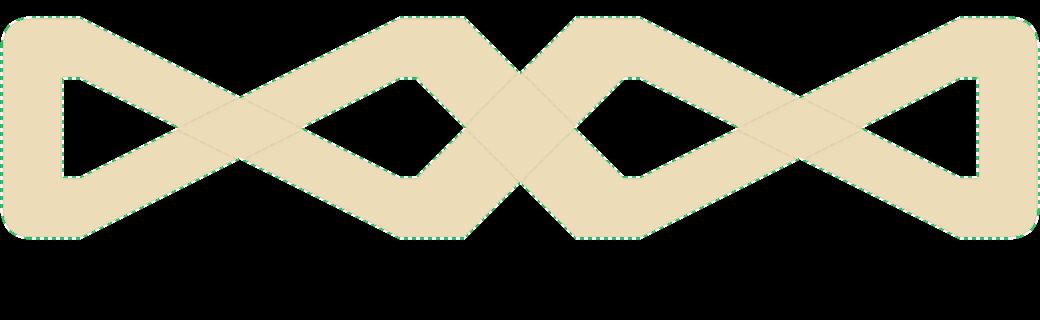

The image is a tile-based game level rendered from a .tmx file. Its description and complete source (layers, tilesets, objects, tile grids) follow:
An orthogonal 65x20 tile map with 16x16 px tiles, 1 tile layer (Road) and 4 objects.

<map version="1.9" tiledversion="1.9.2" orientation="orthogonal" renderorder="right-down" width="65" height="20" tilewidth="16" tileheight="16" infinite="0" nextlayerid="3" nextobjectid="6">
 <tileset firstgid="1" name="RoadTileset" tilewidth="16" tileheight="16" tilecount="396" columns="22">
  <image source="map_tileset.png" width="352" height="288" />
 </tileset>
 <layer id="1" name="Road" width="65" height="20">
  <data encoding="csv">
0,0,0,0,0,0,0,0,0,0,0,0,0,0,0,0,0,0,0,0,0,0,0,0,0,0,0,0,0,0,0,0,0,0,0,0,0,0,0,0,0,0,0,0,0,0,0,0,0,0,0,0,0,0,0,0,0,0,0,0,0,0,0,0,0,
231,209,314,314,314,33,11,0,0,0,0,0,0,0,0,0,0,0,0,0,0,0,0,77,55,314,314,314,314,285,0,0,0,0,0,284,314,314,314,314,33,11,0,0,0,0,0,0,0,0,0,0,0,0,0,0,0,0,77,55,314,314,314,187,165,
230,318,318,318,318,318,10,33,11,0,0,0,0,0,0,0,0,0,0,0,0,77,55,76,318,318,318,318,318,197,285,0,0,0,284,198,318,318,318,318,318,10,33,11,0,0,0,0,0,0,0,0,0,0,0,0,77,55,76,318,318,318,318,318,164,
340,318,318,318,318,318,318,318,10,33,11,0,0,0,0,0,0,0,0,77,55,76,318,318,318,318,318,318,318,318,197,285,0,284,198,318,318,318,318,318,318,318,318,10,33,11,0,0,0,0,0,0,0,0,77,55,76,318,318,318,318,318,318,318,296,
340,318,318,208,317,32,318,318,318,318,10,33,11,0,0,0,0,77,55,76,318,318,318,318,54,317,186,318,318,318,318,131,286,132,318,318,318,318,219,317,32,318,318,318,318,10,33,11,0,0,0,0,77,55,76,318,318,318,318,54,317,186,318,318,296,
340,318,318,296,0,31,9,32,318,318,318,318,10,33,11,77,55,76,318,318,318,318,54,75,53,0,263,220,318,318,153,176,318,175,154,318,318,219,264,0,31,9,32,318,318,318,318,10,33,11,77,55,76,318,318,318,318,54,75,53,0,340,318,318,296,
340,318,318,296,0,0,0,31,9,32,318,318,318,107,86,87,110,318,318,318,54,75,53,0,0,0,0,263,220,153,176,318,318,318,175,154,219,264,0,0,0,0,31,9,32,318,318,318,107,86,87,110,318,318,318,54,75,53,0,0,0,340,318,318,296,
340,318,318,296,0,0,0,0,0,31,9,21,108,85,318,318,19,109,20,75,53,0,0,0,0,0,0,0,263,374,318,318,318,318,318,373,264,0,0,0,0,0,0,0,31,9,21,108,85,318,318,19,109,20,75,53,0,0,0,0,0,340,318,318,296,
340,318,318,296,0,0,0,0,0,77,55,43,110,318,318,318,318,107,42,33,11,0,0,0,0,0,0,0,284,396,154,318,318,318,153,395,285,0,0,0,0,0,0,0,77,55,43,110,318,318,318,318,107,42,33,11,0,0,0,0,0,340,318,318,296,
340,318,318,296,0,0,0,77,55,76,318,318,19,109,64,65,108,85,318,318,10,33,11,0,0,0,0,284,198,318,175,154,318,153,176,318,197,285,0,0,0,0,77,55,76,318,318,19,109,64,65,108,85,318,318,10,33,11,0,0,0,340,318,318,296,
340,318,318,296,0,77,55,76,318,318,318,318,54,75,53,31,9,32,318,318,318,318,10,33,11,0,284,198,318,318,318,175,130,176,318,318,318,197,285,0,77,55,76,318,318,318,318,54,75,53,31,9,32,318,318,318,318,10,33,11,0,340,318,318,296,
340,318,318,207,314,76,318,318,318,318,54,75,53,0,0,0,0,31,9,32,318,318,318,318,10,314,185,318,318,318,318,219,308,220,318,318,318,318,197,314,76,318,318,318,318,54,75,53,0,0,0,0,31,9,32,318,318,318,318,10,314,185,318,318,296,
340,318,318,318,318,318,318,318,54,75,53,0,0,0,0,0,0,0,0,31,9,32,318,318,318,318,318,318,318,318,219,264,0,263,220,318,318,318,318,318,318,318,318,54,75,53,0,0,0,0,0,0,0,0,31,9,32,318,318,318,318,318,318,318,296,
229,318,318,318,318,318,54,75,53,0,0,0,0,0,0,0,0,0,0,0,0,31,9,32,318,318,318,318,318,219,264,0,0,0,263,220,318,318,318,318,318,54,75,53,0,0,0,0,0,0,0,0,0,0,0,0,31,9,32,318,318,318,318,318,163,
228,206,317,317,317,75,53,0,0,0,0,0,0,0,0,0,0,0,0,0,0,0,0,31,9,317,317,317,317,264,0,0,0,0,0,263,317,317,317,317,75,53,0,0,0,0,0,0,0,0,0,0,0,0,0,0,0,0,31,9,317,317,317,184,162,
0,0,0,0,0,0,0,0,0,0,0,0,0,0,0,0,0,0,0,0,0,0,0,0,0,0,0,0,0,0,0,0,0,0,0,0,0,0,0,0,0,0,0,0,0,0,0,0,0,0,0,0,0,0,0,0,0,0,0,0,0,0,0,0,0,
0,0,0,0,0,0,0,0,0,0,0,0,0,0,0,0,0,0,0,0,0,0,0,0,0,0,0,0,0,0,0,0,0,0,0,0,0,0,0,0,0,0,0,0,0,0,0,0,0,0,0,0,0,0,0,0,0,0,0,0,0,0,0,0,0,
0,0,0,0,0,0,0,0,0,0,0,0,0,0,0,0,0,0,0,0,0,0,0,0,0,0,0,0,0,0,0,0,0,0,0,0,0,0,0,0,0,0,0,0,0,0,0,0,0,0,0,0,0,0,0,0,0,0,0,0,0,0,0,0,0,
0,0,0,0,0,0,0,0,0,0,0,0,0,0,0,0,0,0,0,0,0,0,0,0,0,0,0,0,0,0,0,0,0,0,0,0,0,0,0,0,0,0,0,0,0,0,0,0,0,0,0,0,0,0,0,0,0,0,0,0,0,0,0,0,0,
0,0,0,0,0,0,0,0,0,0,0,0,0,0,0,0,0,0,0,0,0,0,0,0,0,0,0,0,0,0,0,0,0,0,0,0,0,0,0,0,0,0,0,0,0,0,0,0,0,0,0,0,0,0,0,0,0,0,0,0,0,0,0,0,0
</data>
 </layer>
 <objectgroup id="2" name="Collisions">
  <object id="2" x="64" y="80">
   <polygon points="0,0 16,0 112,48 16,96 0,96" />
  </object>
  <object id="3" x="304" y="128">
   <polygon points="0,0 96,-48 112,-48 160,0 112,48 96,48" />
  </object>
  <object id="4" x="576" y="128">
   <polygon points="0,0 48,-48 64,-48 160,0 64,48 48,48" />
  </object>
  <object id="5" x="864" y="128">
   <polygon points="0,0 96,-48 112,-48 112,48 96,48" />
  </object>
 </objectgroup>
</map>
